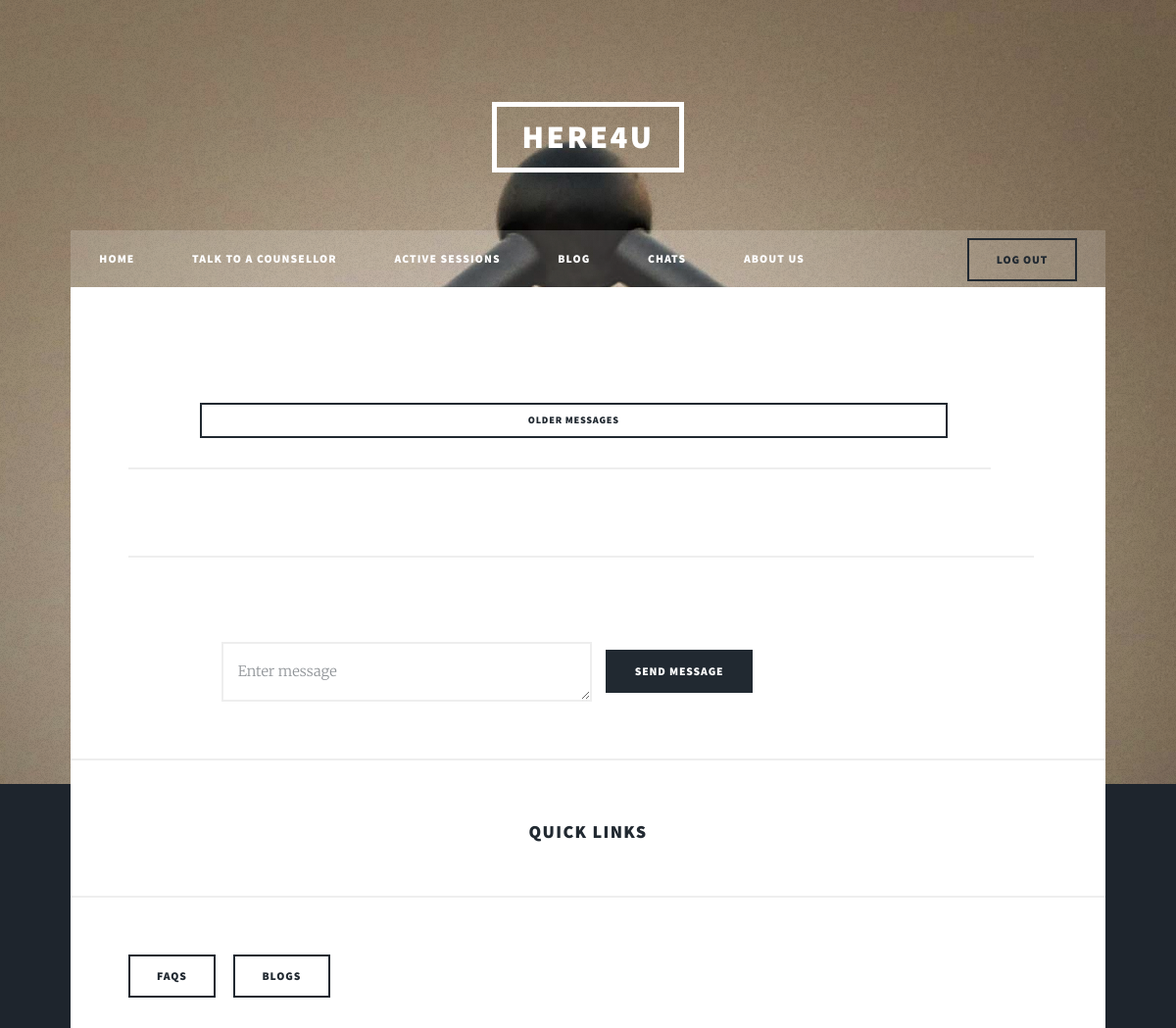
Page /messages-detail/3/ (signed in, upper part) on the earlier database version.
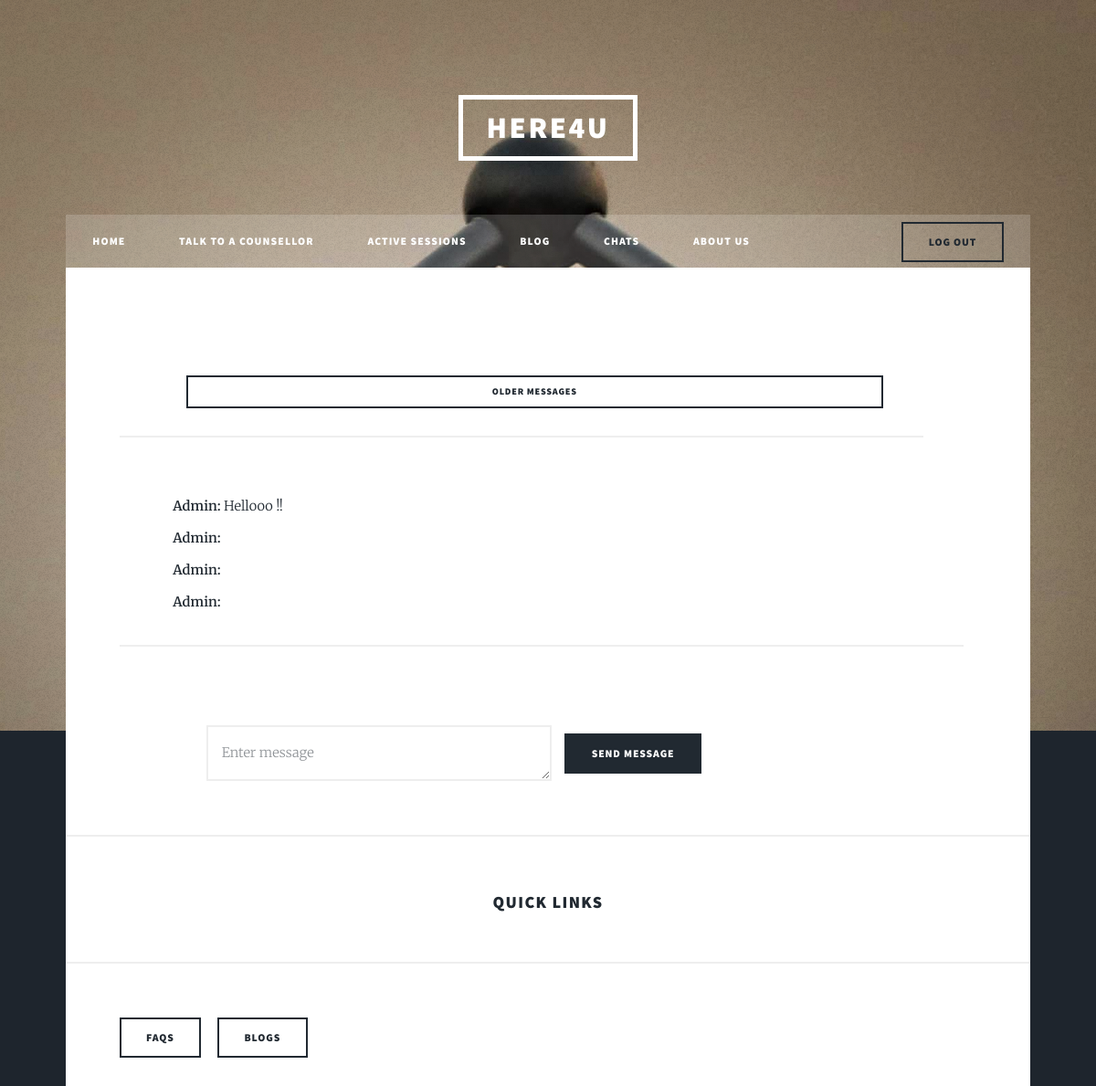
Same page on the later database version.
### client/models.py (models this page shows, shortened)
class Message(models.Model):
    sender = models.ForeignKey(User,on_delete=models.SET_NULL,null=True,related_name='sender')
    reciever = models.ForeignKey(User,on_delete=models.SET_NULL,null=True,related_name='reciever')
    body = models.TextField()
    time = models.DateTimeField(null = True,auto_now = True)

### client/views.py (the view, shortened to what this page needs)
# urls.py: path('messages-detail/<int:pk>/',views.messageDetail,name = "message-detail"),
@login_required
def messageDetail(request,pk):
    user_check = True
    if request.user.is_authenticated:
        coun = Counsellordata.objects.all().filter(User=request.user)
        if coun:
            user_check = False
    Sender = request.user
    Reciever = User.objects.get(id=pk)
    conversation = []
    for i in Message.objects.filter(sender = Sender, reciever = Reciever):
        conversation.append(i)
    for i in Message.objects.filter(sender = Reciever, reciever = Sender):
        conversation.append(i)
    conversation.sort(key = lambda x: x.time, reverse = False)
    return render(request,'client/message-detail.html',{"client":user_check,"convo":conversation})

### client/templates/client/message-detail.html (shortened to what this page needs)
{%extends "client/base.html"%}
{%block home_state%}<li >{%endblock%}
{%if client%}}
{%block talk_state%}<li>{%endblock%}
{%block session_state%}<li>{%endblock%}
{%else%}
{%block client_state%}<li>{%endblock%}
{%block active_state%}<li>{%endblock%}
{%endif%}
{%block blog_state%}<li>{%endblock%}
	{%block message_state%}<li>{%endblock%}
{%block about_state%}<li>{%endblock%}
{%block content%}
<div id = "main">
	<ul class = "actions fit">
		<li><a href="#" class = "button fit small">Older messages</a></li>
	</ul>
	<p>
 {%for mess in convo%}
 <b>{{mess.sender.first_name}}: </b> {{mess.body}}
	<br/>
 {%endfor%}
</p>
<form method="POST">
	<ul class = "actions fit">
		<li><textarea type="text" name="message-body" placeholder="Enter message" rows="1" ></textarea></li>
		<li><input type="submit" class = "button special " value="Send Message" /></li>
	</ul>
</form>
</div>
{%endblock%}

Differences in the rows shown:
added Message: sender.first_name "Admin", body "Hellooo !!"
added Message: sender.first_name "Admin"
added Message: sender.first_name "Admin"
added Message: sender.first_name "Admin"
